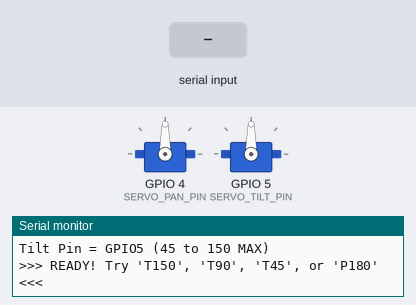
Bench run of a sketch on a simulated ESP32. Parts: 2 × servo, the last lines printed to the serial monitor. The test bench sets the inputs (shaded band).

Above: at 3.2 s.
3.3 s: "P,45\n" received over Serial
At 4.1 s:
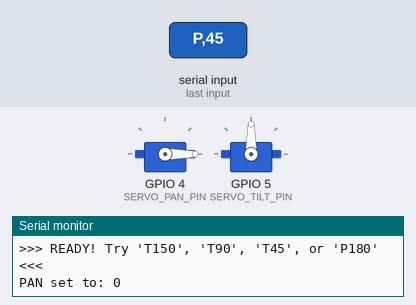
4.8 s: "T,45\n" received over Serial
At 5.6 s:
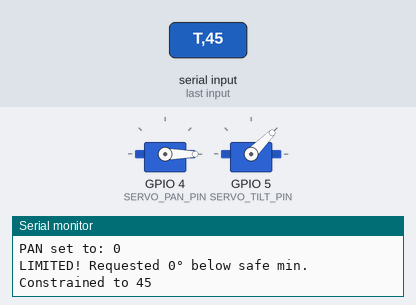
6.3 s: "P90\n" received over Serial
At 6.6 s:
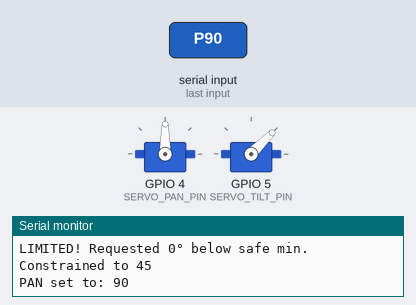
Timing chart, 0 to 9.3 s (numbered marks = the images above; inputs shaded):
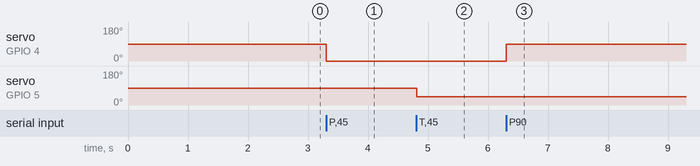

Measured:
- after the input at 3.3 s, servo on GPIO 4 (SERVO_PAN_PIN): 90° → 0° at once
- after the input at 4.8 s, servo on GPIO 5 (SERVO_TILT_PIN): 90° → 45° at once
- after the input at 6.3 s, servo on GPIO 4 (SERVO_PAN_PIN): 0° → 90° at once

The sketch:

TEST_1_PanTilt.ino
```cpp
// =================================================================
//  TEST 1 - PAN/TILT SERVOS ONLY
//
//  Pan: 20-160 | Tilt: 45-145
//
// WIRING: Pan PWM = 4, Tilt PWM = 5
// =================================================================

#include <ESP32Servo.h>

#define SERVO_PAN_PIN  4
#define SERVO_TILT_PIN 5

#define PAN_MIN_SAFE  0
#define PAN_MAX_SAFE  180
#define PAN_START     90

#define TILT_MIN_SAFE 45
#define TILT_MAX_SAFE 145
#define TILT_START    90

Servo panServo;
Servo tiltServo;

const int MIN_PULSE = 500;
const int MAX_PULSE = 2400;

void setup() {
  Serial.begin(115200);
  delay(1000);

  Serial.println("=== TEST 1: PAN/TILT SERVOS (SAFE 150 DEGREE TILT LIMIT) ===");
  Serial.println("Pan Pin  = GPIO4 (0 to 180)");
  Serial.println("Tilt Pin = GPIO5 (45 to 150 MAX)");
  Serial.println("");

  ESP32PWM::allocateTimer(0);
  ESP32PWM::allocateTimer(1);

  panServo.setPeriodHertz(50);
  tiltServo.setPeriodHertz(50);

  panServo.attach(SERVO_PAN_PIN, MIN_PULSE, MAX_PULSE);
  tiltServo.attach(SERVO_TILT_PIN, MIN_PULSE, MAX_PULSE);

  panServo.write(PAN_START);
  tiltServo.write(TILT_START);
  delay(1000);

  Serial.println(">>> READY! Try 'T150', 'T90', 'T45', or 'P180' <<<");
}

void loop() {
  if (Serial.available() > 0) {
    String input = Serial.readStringUntil('\n');
    input.trim();
    input.toUpperCase();

    if (input.length() > 1) {
      char type = input.charAt(0);
      int requestedAngle = input.substring(1).toInt();

      if (type == 'P') {
        int targetAngle = constrain(requestedAngle, PAN_MIN_SAFE, PAN_MAX_SAFE);
        panServo.write(targetAngle);
        Serial.print("PAN set to: ");
        Serial.println(targetAngle);
      }
      else if (type == 'T') {
        int targetAngle = constrain(requestedAngle, TILT_MIN_SAFE, TILT_MAX_SAFE);

        if (requestedAngle > TILT_MAX_SAFE) {
          Serial.print("LIMITED! Requested ");
          Serial.print(requestedAngle);
          Serial.print("° exceeds physical max. Constrained to ");
          Serial.println(TILT_MAX_SAFE);
        } else if (requestedAngle < TILT_MIN_SAFE) {
          Serial.print("LIMITED! Requested ");
          Serial.print(requestedAngle);
          Serial.print("° below safe min. Constrained to ");
          Serial.println(TILT_MIN_SAFE);
        } else {
          Serial.print("TILT set to: ");
          Serial.println(targetAngle);
        }

        tiltServo.write(targetAngle);
      }
    }
  }
  delay(10);
}
```
